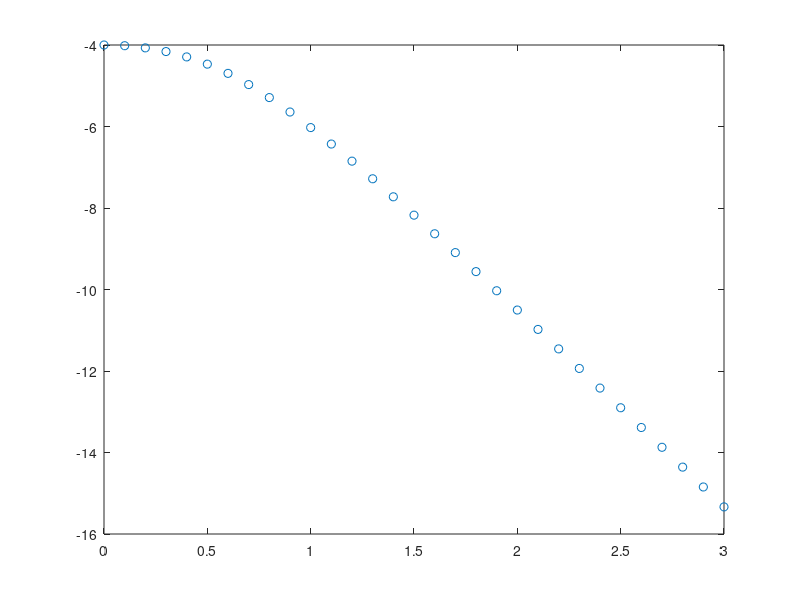

Here is the MATLAB script that generated this plot:
% Input number N
N = input('Number N: ');
    
% Creating identity matrix 
I = [1, 0; 0, 1];
Sz = [1, 0; 0, -1];
Sx = [0, 1; 1, 0];
I_N = I;
for i = 1:N-1 
    I_N = kron(I_N, I);
end

% Getting Hamiltonian 
H1 = zeros(2^N);
H2 = zeros(2^N);
%H1
for i = 1:N-1
    if i == 1
        temp = Sz;
    else
        temp = I;
    end
    for j = 2:N
        if j == i || j == i+1
            temp = kron(temp, Sz);
        else
            temp = kron(temp, I);
        end
    end
    H1 = H1 + temp;
end
%H2
for i = 1:N
    if i == 1
        temp = Sx;
    else
        temp = I;
    end
    for j = 2:N
        if j == i
            temp = kron(temp, Sx);
        else
            temp = kron(temp, I);
        end
    end
    H2 = H2 + temp;
end

% Diagonalization & Finding ground state
% H = -H1 - h*H2
E = zeros(1, 31);
for i = 1:31
    h = (i-1)/10;
    H = -H1 - h*H2;
    E(i) = min(eig(H));
end

%Plot 
index = 1:31;
plot ( (index-1)/10, E, 'o');
